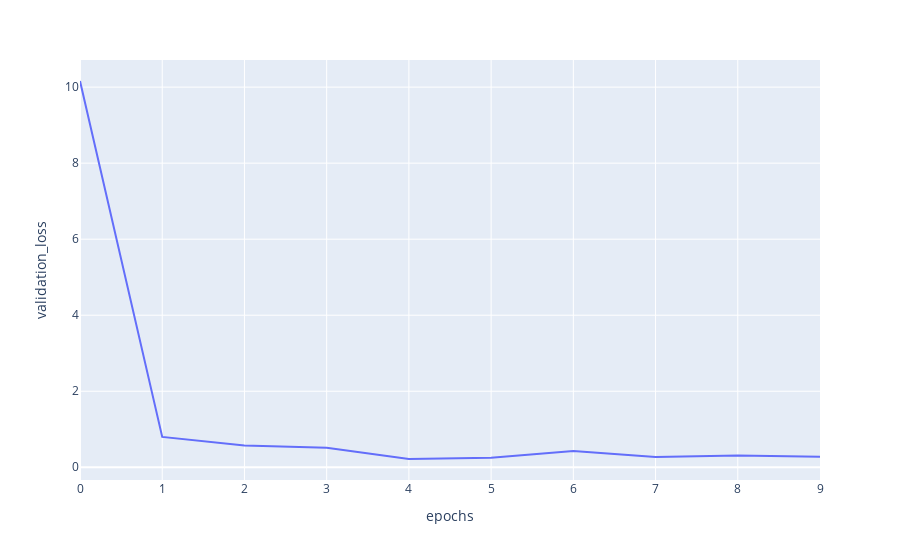

Notebook cell for this chart:
### Code cell
fig=px.line(x=range(10),y=df['val_loss'],labels={'x':'epochs','y':'validation_loss'})
fig.show()

### Figure 1 — Plotly figure (JSON) as saved in the notebook; plotly's stock layout.template omitted (floating-point values rounded to 4 significant figures)
{"data": [{"hovertemplate": "epochs=%{x}<br>validation_loss=%{y}<extra></extra>", "legendgroup": "", "line": {"color": "#636efa", "dash": "solid"}, "mode": "lines", "name": "", "orientation": "v", "showlegend": false, "type": "scatter", "x": [0, 1, 2, 3, 4, 5, 6, 7, 8, 9], "xaxis": "x", "y": [10.16, 0.7988, 0.5762, 0.5152, 0.2181, 0.2491, 0.4262, 0.2714, 0.3103, 0.2743], "yaxis": "y"}], "layout": {"legend": {"tracegroupgap": 0}, "margin": {"t": 60}, "xaxis": {"anchor": "y", "domain": [0, 1], "title": {"text": "epochs"}}, "yaxis": {"anchor": "x", "domain": [0, 1], "title": {"text": "validation_loss"}}}}
